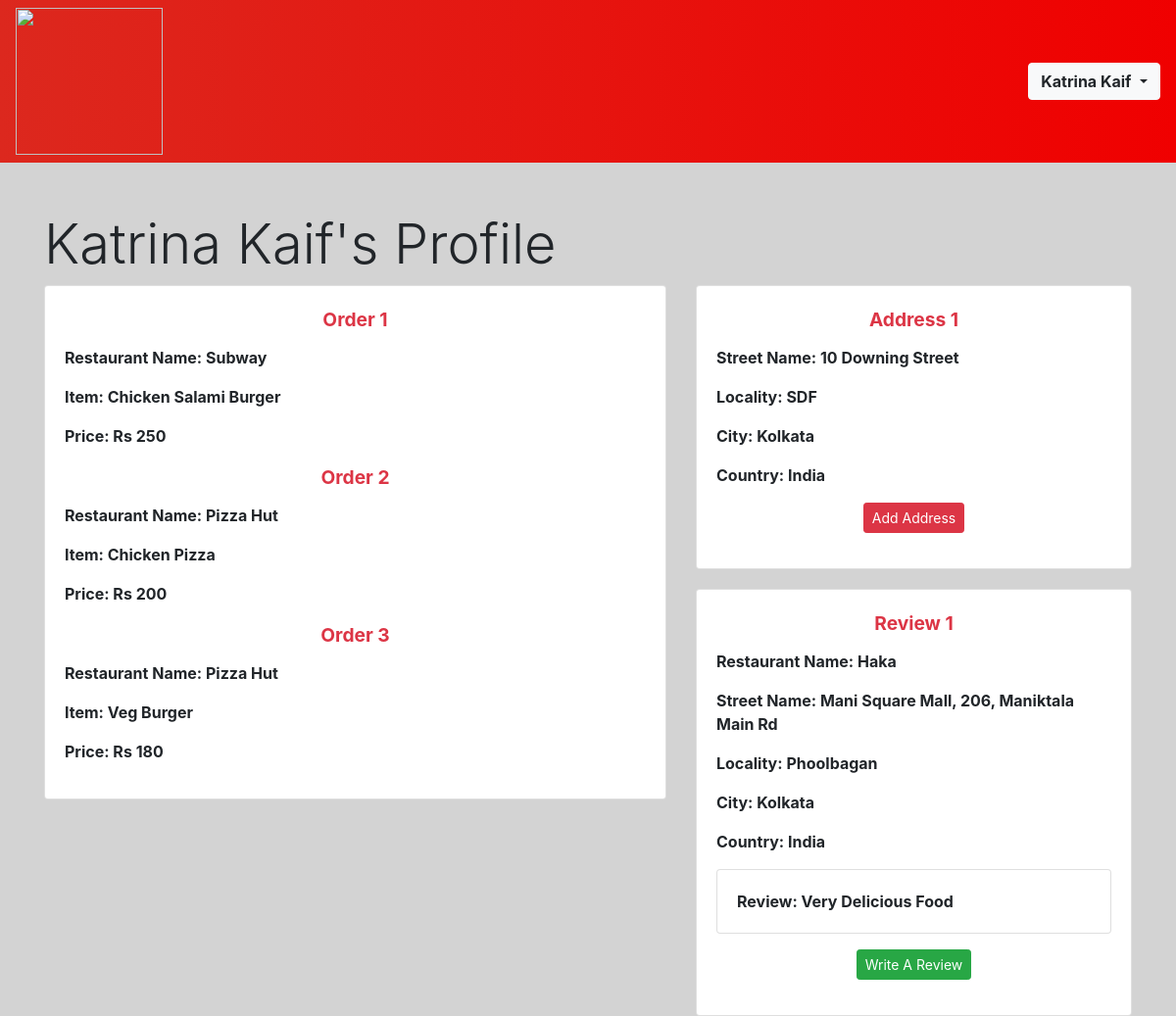
/zomato2/profile.php?id=5 (signed in), run on the app's committed database.
### tables this page shows
CREATE TABLE `users` (
  `user_id` int(11) NOT NULL,
  `name` varchar(255) NOT NULL,
  `email` varchar(255) NOT NULL,
  `password` varchar(255) NOT NULL,
  `phone` varchar(255) NOT NULL
);

CREATE TABLE `orders` (
  `ord_id` int(11) NOT NULL,
  `name` varchar(255) NOT NULL,
  `r_id` int(255) NOT NULL,
  `menu_id` int(11) NOT NULL,
  `r_name` varchar(255) NOT NULL,
  `m_name` varchar(255) NOT NULL,
  `m_price` int(11) NOT NULL
);

CREATE TABLE `address` (
  `user_id` int(11) NOT NULL,
  `s_name` varchar(255) NOT NULL,
  `locality` varchar(255) NOT NULL,
  `city` varchar(255) NOT NULL,
  `country` varchar(255) NOT NULL,
  `a_id` int(11) NOT NULL
);

CREATE TABLE `reviews` (
  `a_id` int(11) NOT NULL,
  `u_id` int(11) NOT NULL,
  `r_name` varchar(255) NOT NULL,
  `s_name` varchar(255) NOT NULL,
  `locality` varchar(255) NOT NULL,
  `city` varchar(255) NOT NULL,
  `country` varchar(255) NOT NULL,
  `review` text NOT NULL
);

### zomato2/profile.php (the view, shortened to what this page needs)
<?php
    if (empty($_SESSION)){
        header('Location:login.php');
    }
    else{
        $id=$_GET['id'];
        include "includes/dbhelper.php";
        $query1="SELECT * FROM `users` WHERE `user_id` LIKE '$id'";
        $result=mysqli_query($connection,$query1);
        $result=mysqli_fetch_assoc($result);
        $name =$result['name'];
    }
?>
<html>
<head>
    <link rel="stylesheet" type="text/css" href="css/style.css">
    <link rel="stylesheet" href="https://stackpath.bootstrapcdn.com/bootstrap/4.3.1/css/bootstrap.min.css">
</head>
<body style="background-color: lightgrey">
    <?php include "includes/header.php";?>
    <div class="container">
        <div class="row " style="margin-top: 50px">
            <div class="col-12">
                <h2 class="display-4"><?php echo $name?>'s Profile</h2>
            </div>
            <div class="col-7">
                <div class="row">
                    <div class="col-12">
                        <div class="card">
                            <div class="card-body">
                                <?php
                                $query2="SELECT * FROM `orders` WHERE `name` LIKE '$name'";
                                $result2=mysqli_query($connection, $query2);
                                $counter=1;
                                while ($row=mysqli_fetch_array($result2)){
                                    echo '<div class="card-title"><div class="col-12 text-center text-danger " style="font-size: larger"><b>Order '.$counter++.'</b></div></div>';
                                                       echo '<div class="row">
                                                            <div class="col-12">
                                                            <p class="text-grey"><b>Restaurant Name: '.$row['r_name'].'</b></p>
                                                            <p class="text-grey"><b>Item: '.$row['m_name'].'</b></p>
                                                            <p class="text-grey"><b>Price: Rs '.$row['m_price'].'</b></p>
                                                            </div>
                                                        </div>
                                                   ';
                                }
                                ?>
                           </div>
                       </div>
                    </div>
                </div>
            </div>
            <div class="col-5">
                <div class="row">
                    <div class="col-12 ">
                        <div class="card ">
                            <div class="card-body">
                                    <?php
                                        $query2="SELECT * FROM `address` WHERE `user_id` LIKE '$id'";
                                        $result2=mysqli_query($connection, $query2);
                                        $counter=1;
                                        while ($row=mysqli_fetch_array($result2)){
                                            echo '<div class="card-title"><div class="col-12 text-center text-danger " style="font-size: larger"><b>Address '.$counter++.'</b></div></div>
                                                        <div class="row ">
                                                            <div class="col-12">
                                                            <p class="text-grey"><b>Street Name: '.$row['s_name'].'</b></p>
                                                            <p class="text-grey"><b>Locality: '.$row['locality'].'</b></p>
                                                            <p class="text-grey"><b>City: '.$row['city'].'</b></p>
                                                             <p class="text-grey"><b>Country: '.$row['country'].'</b></p>
                                                            </div>
                                                        </div>
                                                   ';
                                        }
                                    ?>
                                <p class="lead text-center"><a href="#" class="btn btn-danger btn-sm" data-toggle="modal" data-target="#myModal"> Add Address</a></p>
                            </div>
                        </div>
                    </div>
                    <div class="col-12" style="margin-top: 20px">
                        <div class="card">
                            <div class="card-body">
                                <?php
                                $query2="SELECT * FROM `reviews` WHERE `u_id` LIKE '$id'";
                                $result2=mysqli_query($connection, $query2);
                                $counter=1;
                                while ($row=mysqli_fetch_array($result2)){
                                    echo '<div class="card-title"><div class="col-12 text-center text-danger " style="font-size: larger"><b>Review '.$counter++.'</b></div></div>
                                                        <div class="row">
                                                            <div class="col-12">
                                                            <p class="text-grey"><b>Restaurant Name: '.$row['r_name'].'</b></p>
                                                            <p class="text-grey"><b>Street Name: '.$row['s_name'].'</b></p>
                                                            <p class="text-grey"><b>Locality: '.$row['locality'].'</b></p>
                                                            <p class="text-grey"><b>City: '.$row['city'].'</b></p>
                                                             <p class="text-grey"><b>Country: '.$row['country'].'</b></p>
                                                             <p class="text-grey card card-body"><b>Review: '.$row['review'].'</b></p>
                                                            </div>
                                                        </div>
                                                   ';
                                }
                                ?>
                                <p class="lead text-center"><a href="#" class="btn btn-success btn-sm" data-toggle="modal" data-target="#myModal1">Write A Review</a></p>
                            </div>
                        </div>
                    </div>
                </div>
            </div>
        </div>
    </div>
</body>
</html>

### zomato2/css/style.css (style rules this page uses)
body { background-color: lightgrey; }

### data on the page
users: name "Katrina Kaif"
orders: r_name "Subway", m_name "Chicken Salami Burger", m_price "250"
orders: r_name "Pizza Hut", m_name "Chicken Pizza", m_price "200"
orders: r_name "Pizza Hut", m_name "Veg Burger", m_price "180"
address: s_name "10 Downing Street", locality "SDF", city "Kolkata", country "India"
reviews: r_name "Haka", s_name "Mani Square Mall, 206, Maniktala Main Rd", locality "Phoolbagan", city "Kolkata", country "India", review "Very Delicious Food"

### other printed values
$_SESSION['name'] "Katrina Kaif"
